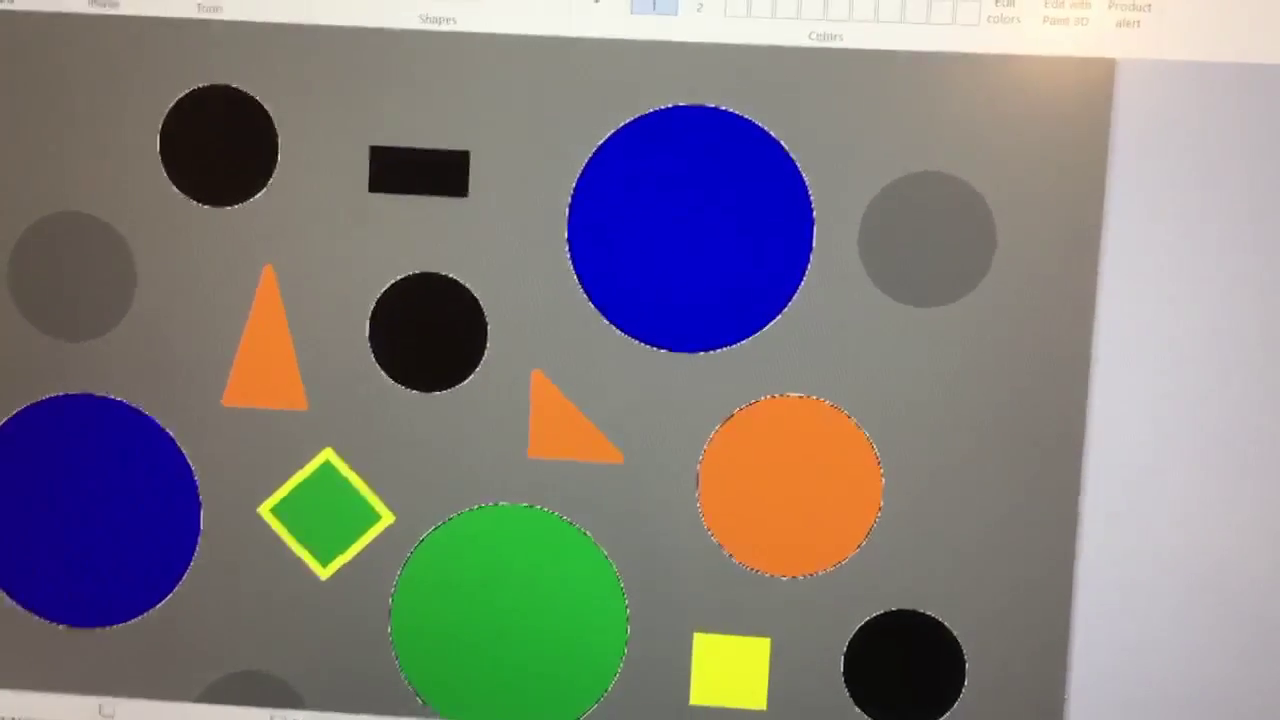
#> input picture frame 37 of testvideo.mp4, 1280 x 720 px, given in place of testvideo5.mp4, which was not available
$ python test4.py
#> lines starting #> are read from the running program, lines starting #| are printed output that depends on the picture
import numpy as np
import cv2

cap = cv2.VideoCapture("testvideo5.mp4")

# Get the Default resolutions
frame_width = int(cap.get(3))
frame_height = int(cap.get(4))

# Define the codec and filename.
fourcc = cv2.VideoWriter_fourcc('M','J','P','G')
out = cv2.VideoWriter('output.avi',fourcc, 30, (frame_width,frame_height))

while(cap.isOpened()):
    ret, frame = cap.read()
#> frame is the input picture: shape (720, 1280, 3); mean B, G, R 125.9, 126.6, 128.9
    if ret==True:
        # write the  frame
        out.write(frame)
        hsv = cv2.cvtColor(frame, cv2.COLOR_BGR2HSV)
#> hsv: shape (720, 1280, 3); mean H, S, V 51.1, 66.7, 151.3
        cv2.imshow('frame',hsv[:,:,1])
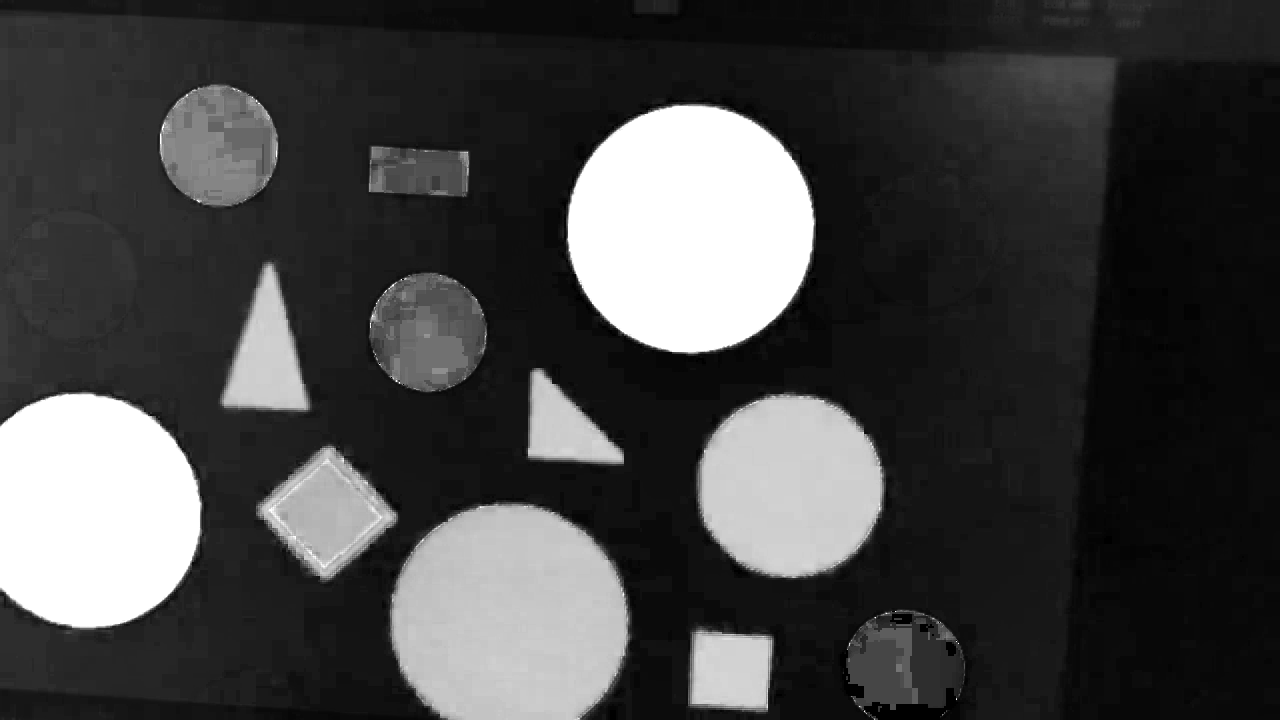
#> window 'frame': shape (720, 1280); min 0, max 255, mean 66.7
        if cv2.waitKey(1) & 0xFF == ord('q'):
#> (key q is pressed here)
            break
    else:
        break

# Release everything if job is finished
cap.release()
out.release()
cv2.destroyAllWindows()

$ run again, starting later in the video
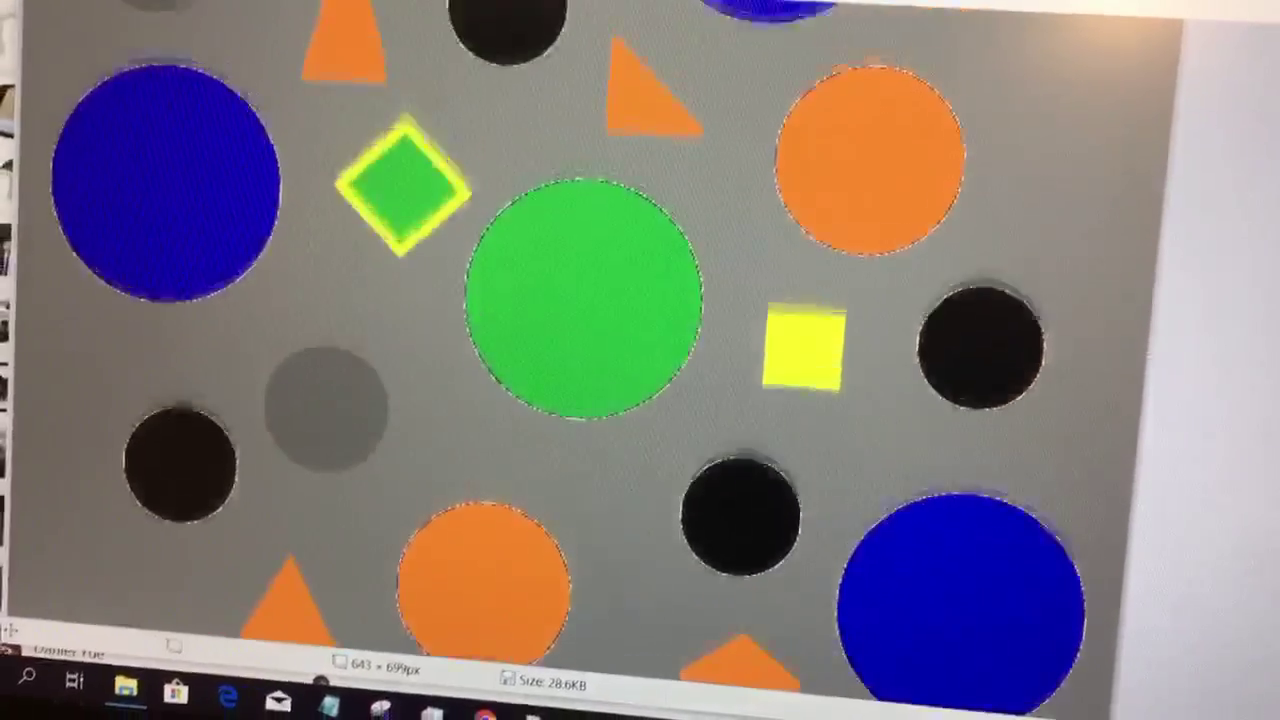
#> input picture frame 169 of testvideo.mp4, 1280 x 720 px, given in place of testvideo5.mp4, which was not available
#> frame is the input picture: shape (720, 1280, 3); mean B, G, R 122.9, 126.6, 131.1
#> hsv: shape (720, 1280, 3); mean H, S, V 51.8, 73.1, 154.8
#> `cv2.imshow('frame',hsv[:,:,1])`:
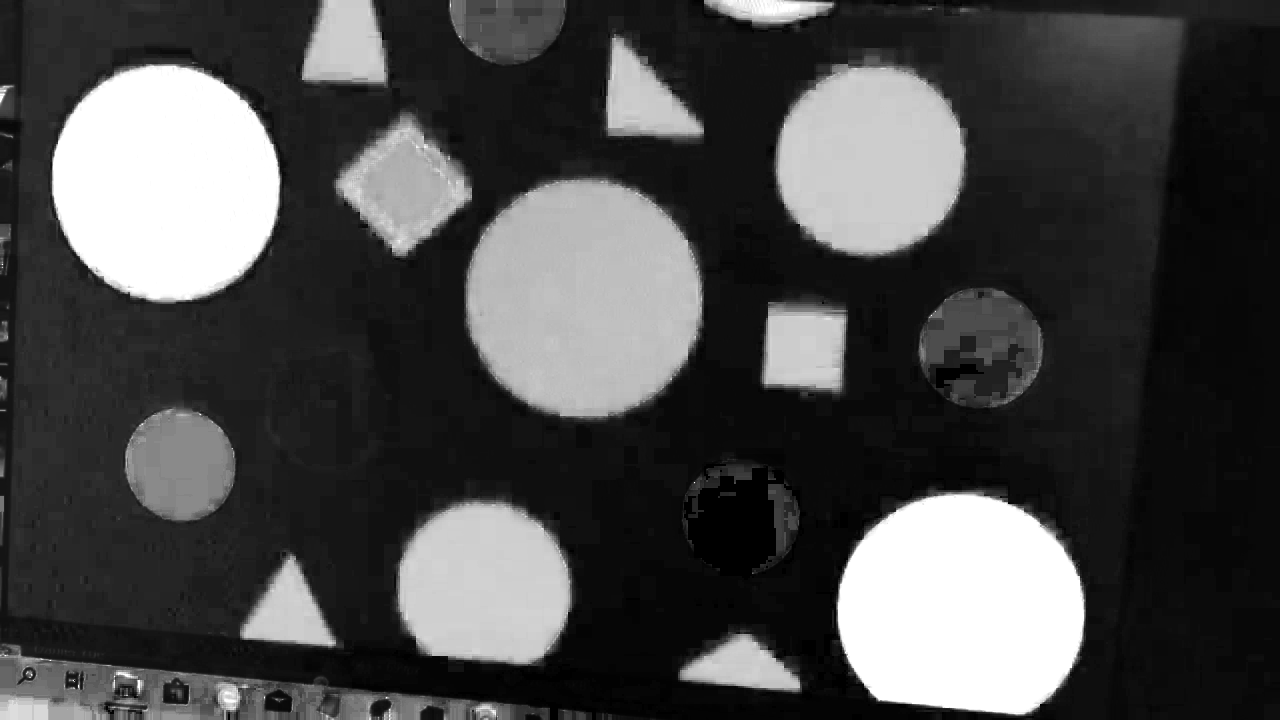
#> window 'frame': shape (720, 1280); min 0, max 255, mean 73.1

$ run again, starting later in the video
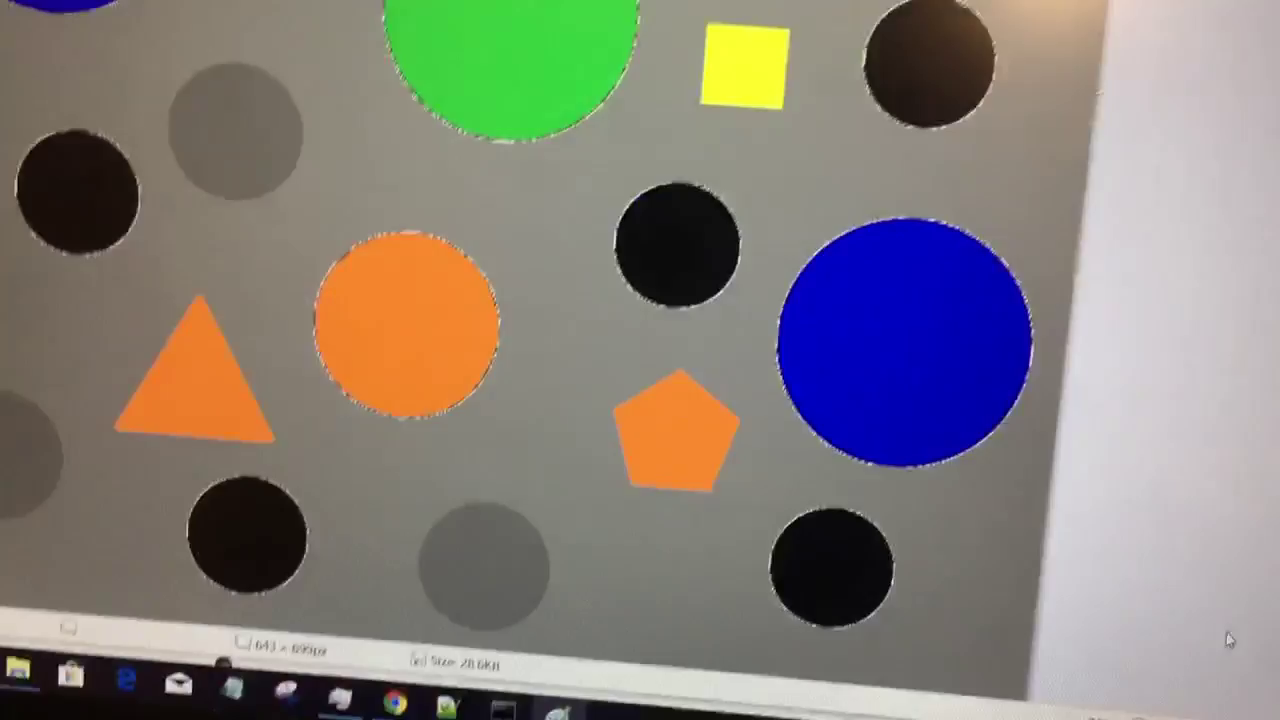
#> input picture frame 300 of testvideo.mp4, 1280 x 720 px, given in place of testvideo5.mp4, which was not available
#> frame is the input picture: shape (720, 1280, 3); mean B, G, R 121.8, 127.8, 133.6
#> hsv: shape (720, 1280, 3); mean H, S, V 51.8, 59.9, 148.6
#> `cv2.imshow('frame',hsv[:,:,1])`:
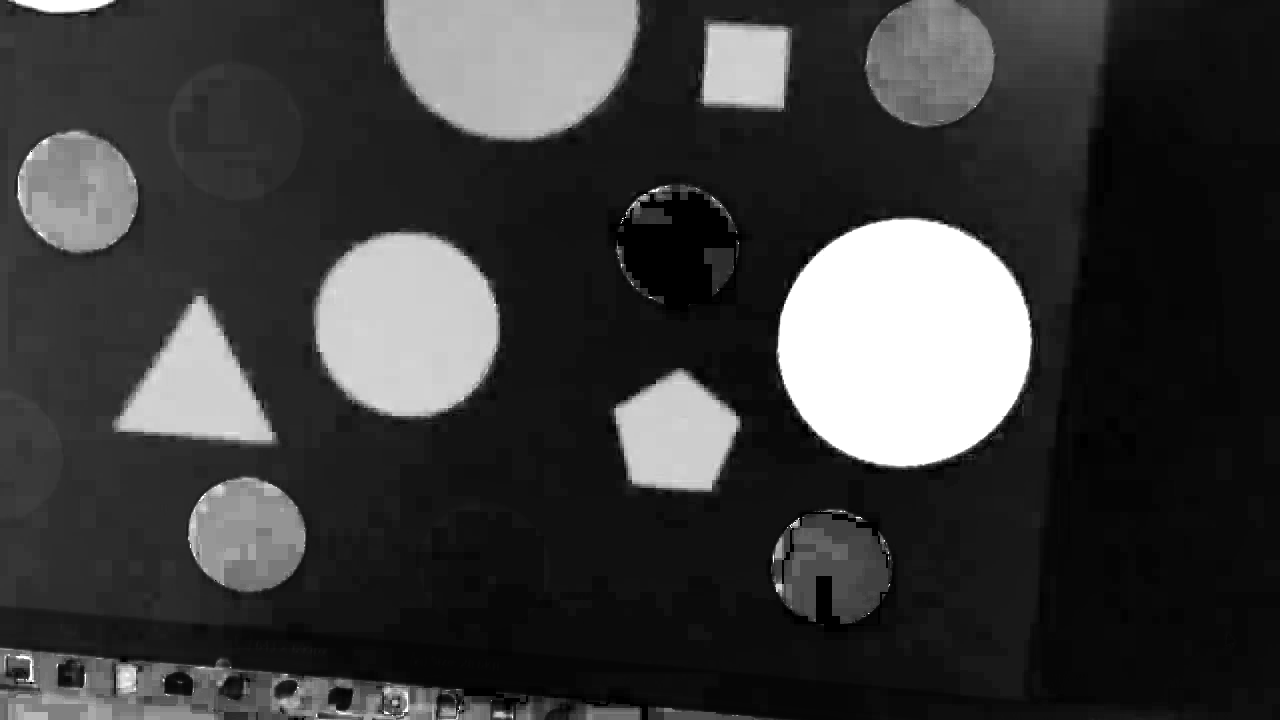
#> window 'frame': shape (720, 1280); min 0, max 255, mean 59.9
